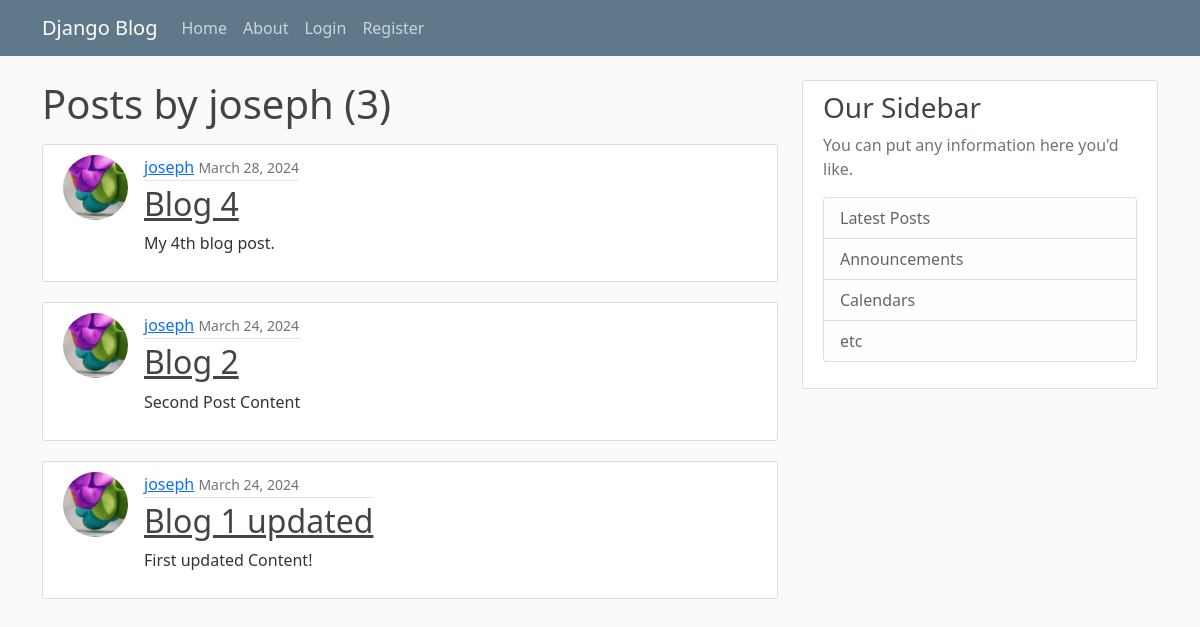
/user/joseph, run on an earlier commit of the app's database.
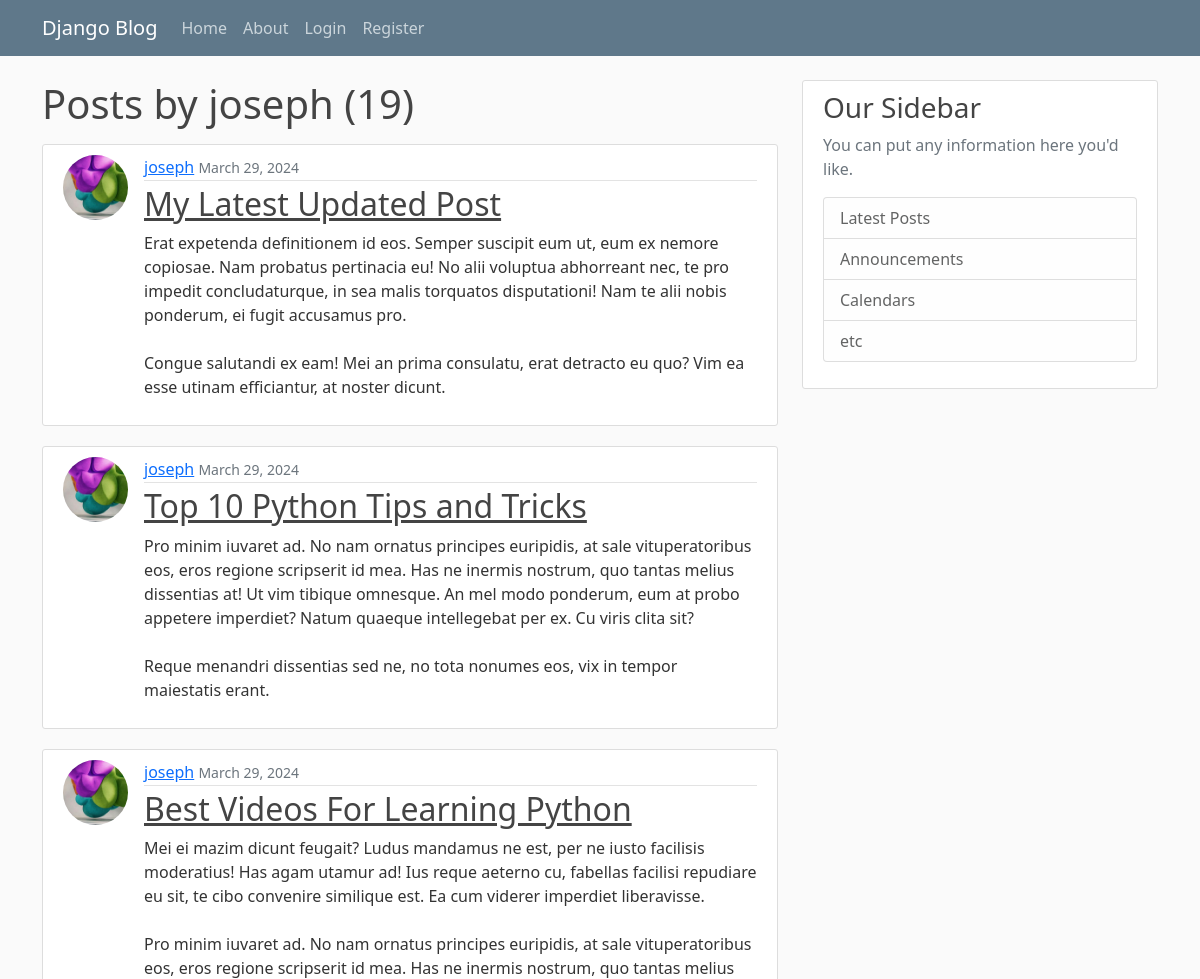
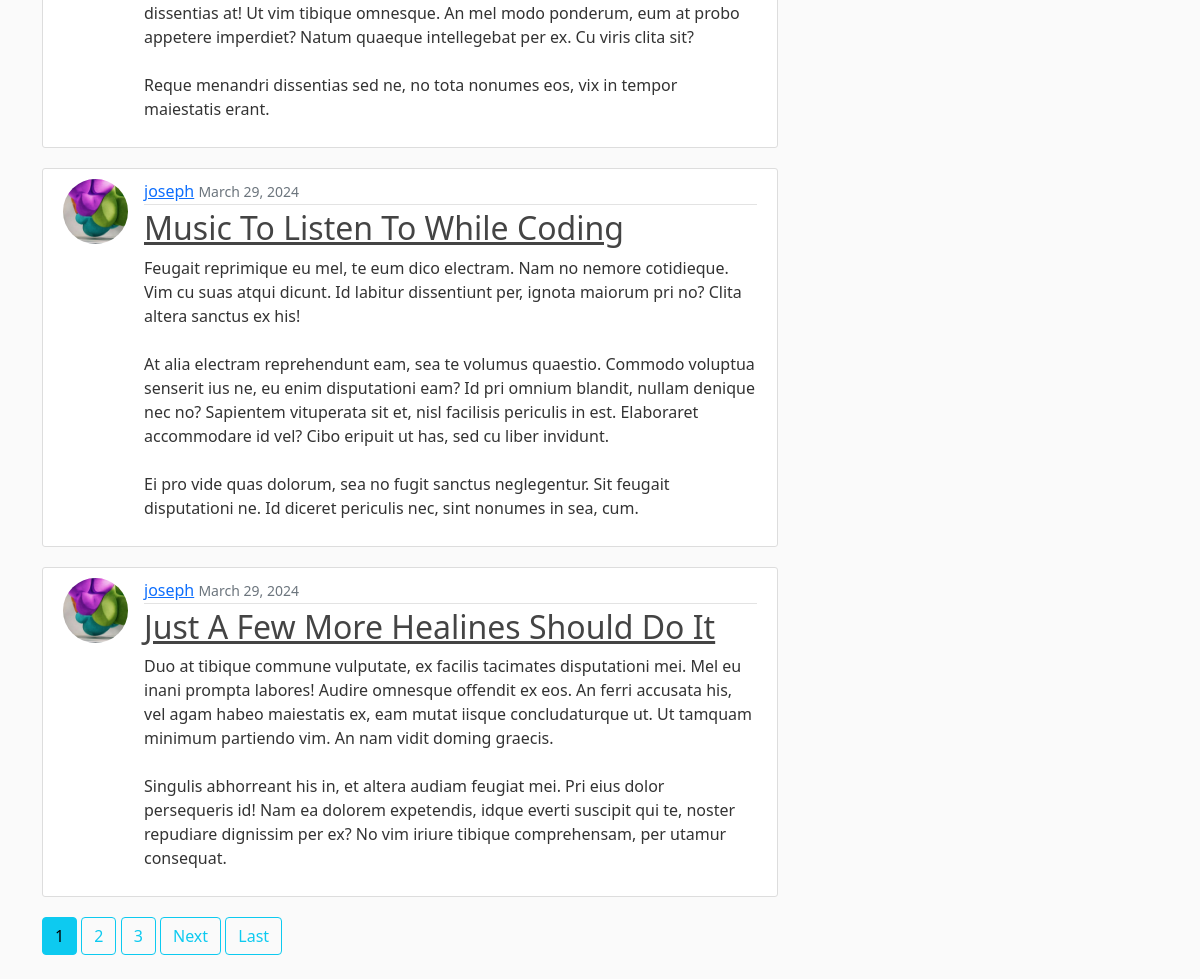
And on a later commit of the database (2 pictures, top to bottom).
### blog/models.py (models this page shows, shortened)
class Post(models.Model):
    title = models.CharField( max_length=100)
    content = models.TextField()
    date_posted = models.DateTimeField(default=timezone.now)
    author = models.ForeignKey(User, on_delete=models.CASCADE)

### users/models.py (models this page shows, shortened)
class Profile(models.Model):
    user = models.OneToOneField(User, on_delete = models.CASCADE)
    image = models.ImageField(default='default.jpg', upload_to='profile_pics')

### blog/views.py (the view)
# urls.py: path('user/<str:username>', UserPostListView.as_view(), name="user-posts"),
class UserPostListView(ListView):
      model = Post
      template_name = 'blog/user_posts.html' #<app>/<model>_<viewtype>.html
      context_object_name = 'posts'
      paginate_by = 5
      def get_queryset(self):
          user = get_object_or_404(User, username=self.kwargs.get('username'))
          return Post.objects.filter(author=user).order_by('-date_posted')

### blog/templates/blog/user_posts.html (shortened to what this page needs)
{% extends "blog/base.html" %}
{% block content %}
    <h1 class="mb-3">Posts by {{ view.kwargs.username }} ({{ page_obj.paginator.count }})</h1>
    {% for post in posts %}
        <article class="media content-section">
            <img class="rounded-circle article-img"
                 src="{{ post.author.profile.image.url }}"
                 alt=""
                 srcset=""
                 height=""
                 width="">
            <div class="media-body">
                <div class="article-metadata">
                    <a class="mr-2" href="{% url 'user-posts' post.author.username %}">{{ post.author }}</a>
                    <small class="text-muted">{{ post.date_posted|date:"F d, Y" }}</small>
                </div>
                <h2>
                    <a class="article-title" href="{% url 'post-detail' post.id %}">{{ post.title }}</a>
                </h2>
                <p class="article-content">{{ post.content }}</p>
            </div>
        </article>
    {% endfor %}
    {% if is_paginated %}
        {% for num in page_obj.paginator.page_range %}
            {% if page_obj.number == num %}
                <a href="?page={{ num }}" class="btn btn-info mb-4">{{ num }}</a>
            {% elif num > page_obj.number|add:'-3' and num < page_obj.number|add:'3' %}
                <a href="?page={{ num }}" class="btn btn-outline-info mb-4">{{ num }}</a>
            {% endif %}
        {% endfor %}
        {% if page_obj.has_next %}
            <a href="?page={{ page_obj.next_page_number }}"
               class="btn btn-outline-info mb-4">Next</a>
            <a href="?page={{ page_obj.paginator.num_pages }}"
               class="btn btn-outline-info mb-4">Last</a>
        {% endif %}
    {% endif %}
{% endblock content %}

What changed in the data, as far as the page shows it:
no longer on this page (row unchanged): Post: author.profile.image (picture), author "joseph", date_posted "March 28, 2024", title "Blog 4", content "My 4th blog post."
no longer on this page (row unchanged): Post: author.profile.image (picture), author "joseph", date_posted "March 24, 2024", title "Blog 2", content "Second Post Content"
no longer on this page (row unchanged): Post: author.profile.image (picture), author "joseph", date_posted "March 24, 2024", title "Blog 1 updated", content "First updated Content!"
added Post: author.profile.image (picture), author "joseph", date_posted "March 29, 2024", title "My Latest Updated Post", content "Erat expetenda definitionem id eos. Semper suscipit eum ut, eum ex nemore copiosae. Nam probatus pertinacia eu! No alii voluptua abhorreant nec, te pro impedit concludaturque, in sea malis torquatos disputationi! Nam te alii nobis ponderum, ei fugit accusamus pro. Congue salutandi ex eam! Mei an prima consulatu, erat detracto eu quo? Vim ea esse utinam efficiantur, at noster dicunt."
added Post: author.profile.image (picture), author "joseph", date_posted "March 29, 2024", title "Top 10 Python Tips and Tricks", content "Pro minim iuvaret ad. No nam ornatus principes euripidis, at sale vituperatoribus eos, eros regione scripserit id mea. Has ne inermis nostrum, quo tantas melius dissentias at! Ut vim tibique omnesque. An mel modo ponderum, eum at probo appetere imperdiet? Natum quaeque intellegebat per ex. Cu viris clita sit? Reque menandri dissentias sed ne, no tota nonumes eos, vix in tempor maiestatis erant."
added Post: author.profile.image (picture), author "joseph", date_posted "March 29, 2024", title "Best Videos For Learning Python", content "Mei ei mazim dicunt feugait? Ludus mandamus ne est, per ne iusto facilisis moderatius! Has agam utamur ad! Ius reque aeterno cu, fabellas facilisi repudiare eu sit, te cibo convenire similique est. Ea cum viderer imperdiet liberavisse. Pro minim iuvaret ad. No nam ornatus principes euripidis, at sale vituperatoribus eos, eros regione scripserit id mea. Has ne inermis nostrum, quo tantas melius dissentias at! Ut vim tibique omnesque. An mel modo ponderum, eum at probo appetere imperdiet? Natum quaeque intellegebat per ex. Cu viris clita sit? Reque menandri dissentias sed ne, no tota nonumes eos, vix in tempor maiestatis erant."
added Post: author.profile.image (picture), author "joseph", date_posted "March 29, 2024", title "Music To Listen To While Coding", content "Feugait reprimique eu mel, te eum dico electram. Nam no nemore cotidieque. Vim cu suas atqui dicunt. Id labitur dissentiunt per, ignota maiorum pri no? Clita altera sanctus ex his! At alia electram reprehendunt eam, sea te volumus quaestio. Commodo voluptua senserit ius ne, eu enim disputationi eam? Id pri omnium blandit, nullam denique nec no? Sapientem vituperata sit et, nisl facilisis periculis in est. Elaboraret accommodare id vel? Cibo eripuit ut has, sed cu liber invidunt. Ei pro vide quas dolorum, sea no fugit sanctus neglegentur. Sit feugait disputationi ne. Id diceret periculis nec, sint nonumes in sea, cum."
added Post: author.profile.image (picture), author "joseph", date_posted "March 29, 2024", title "Just A Few More Healines Should Do It", content "Duo at tibique commune vulputate, ex facilis tacimates disputationi mei. Mel eu inani prompta labores! Audire omnesque offendit ex eos. An ferri accusata his, vel agam habeo maiestatis ex, eam mutat iisque concludaturque ut. Ut tamquam minimum partiendo vim. An nam vidit doming graecis. Singulis abhorreant his in, et altera audiam feugiat mei. Pri eius dolor persequeris id! Nam ea dolorem expetendis, idque everti suscipit qui te, noster repudiare dignissim per ex? No vim iriure tibique comprehensam, per utamur consequat."
Also different on the page:
{{ page_obj.paginator.count }}: "3" → "19"
new list line: "1"
new list line: "2"
new list line: "3"
text now shown: "Next Last"
